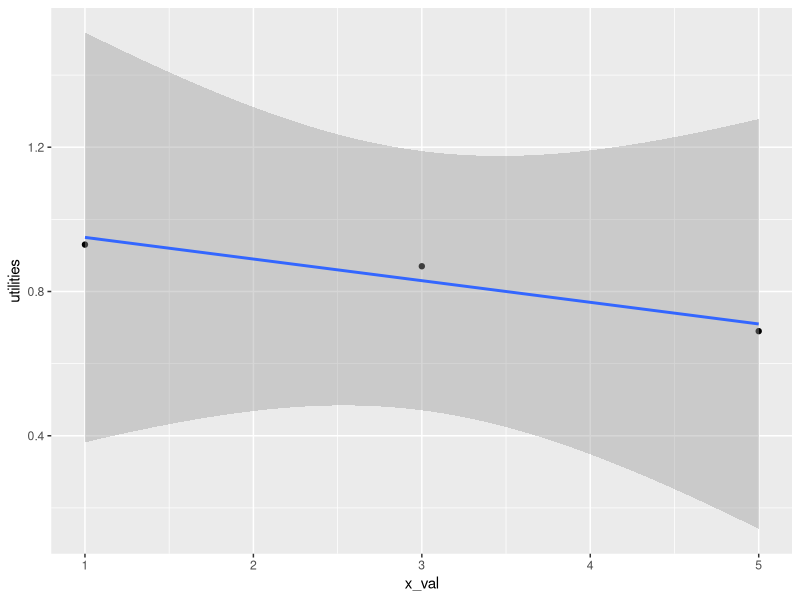

Generate this figure with R:
# Health state utility extrapolation

# utility data from Oh et al 2022 meta-analysis

control_cat <- c(1,2,3,4,5)

utilities <- c(0.93, 0.87, 0.69)  # this now uses the EQ-5D-5L measurements, table 3
x_val <- c(    1,    3,    5)

dat <- as.data.frame(cbind(x_val, utilities))


library(ggplot2)
ggplot(dat, aes(x_val, utilities)) +
  geom_point() + 
  geom_smooth(method="lm")

lm <- lm(utilities ~ x_val, data=dat)
summary(lm)

c_vals <- coefficients(lm)

utilities_5 <- c_vals[1] + c_vals[2]*control_cat
